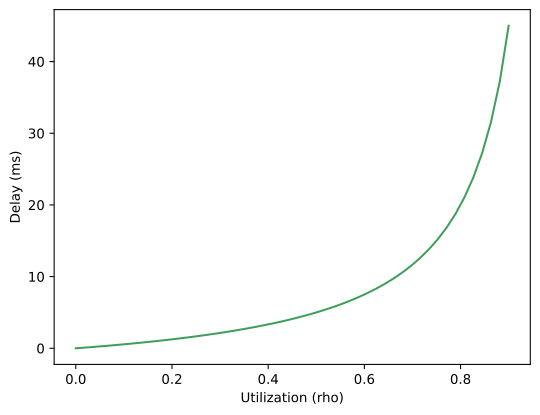

This figure's Python source:
import os
import numpy as np
import matplotlib.pyplot as plt
rho = np.linspace(0, 0.9, 50)
D = 10
delay = (rho * D) / (2 * (1 - rho))
plt.plot(rho, delay, color='#3d9e5a')
plt.xlabel('Utilization (rho)')
plt.ylabel('Delay (ms)')
out = os.environ.get('VISUAL_OUT_PATH', 'out.svg')
plt.savefig(out, format='svg', bbox_inches='tight')
